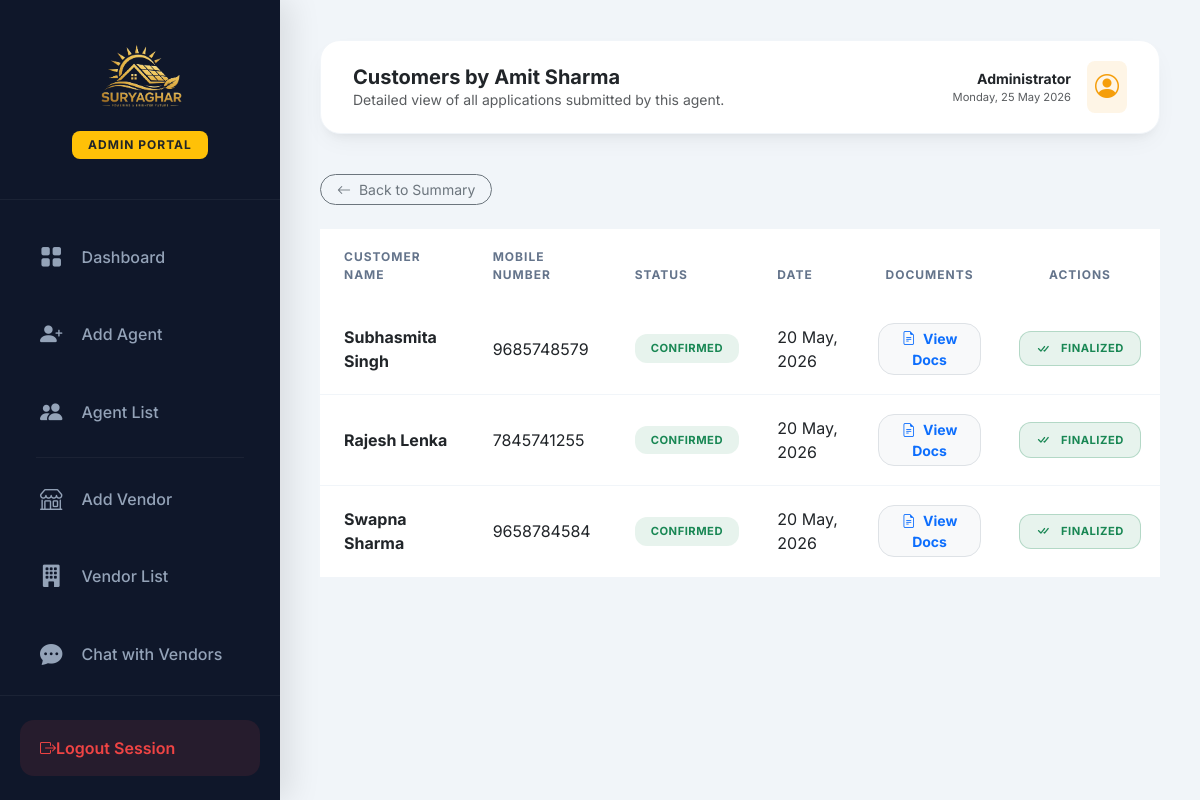
Before: /admin-agent-customers/6/ (signed in) with the older database file.
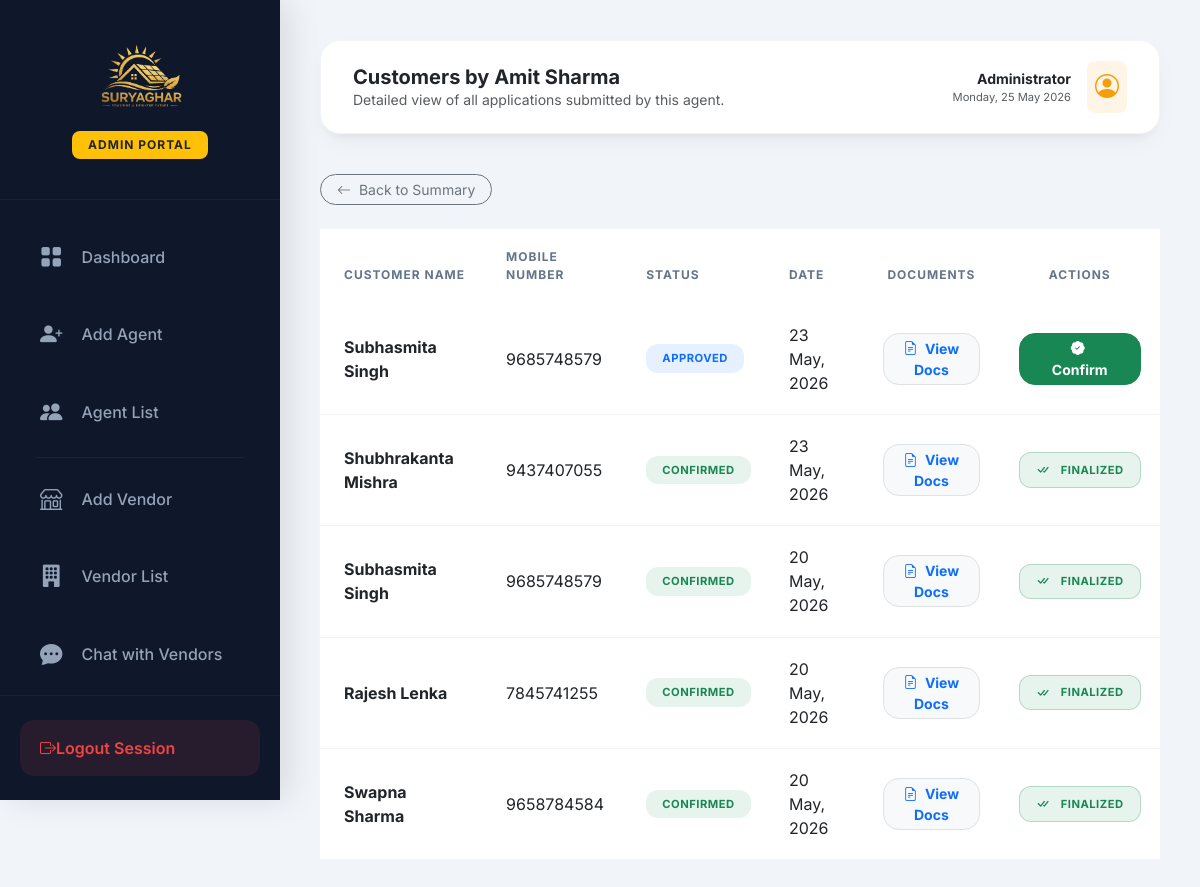
After: the same page with the newer database file.
### app/models.py (models this page shows, shortened)
class Customer(models.Model):
    STATUS_CHOICES = [
        ('Pending', 'Pending'),
        ('Approved', 'Approved'),
        ('Confirmed', 'Confirmed'),
        ('Rejected', 'Rejected'),
    ]
    VENDOR_STATUS_CHOICES = [
        ('Pending', 'Pending'),
        ('Approve', 'Approve'),
        ('Complete', 'Complete'),
        ('Hold', 'Hold'),
    ]
    agent = models.ForeignKey(Agent, on_delete=models.CASCADE, related_name='customers')
    customer_name = models.CharField(max_length=200)
    aadhaar_card = models.FileField(upload_to='customers/aadhaar/')
    pan_card = models.FileField(upload_to='customers/pan/')
    electricity_bill = models.FileField(upload_to='customers/bills/')
    bank_document = models.FileField(upload_to='customers/bank/')
    roof_photo = models.FileField(upload_to='customers/roof/')
    meter_photo = models.FileField(upload_to='customers/meter/')
    passport_photo = models.FileField(upload_to='customers/photos/')
    ownership_proof = models.FileField(upload_to='customers/ownership/')
    vendor_quotation = models.FileField(upload_to='customers/quotations/')
    mobile_number = models.CharField(max_length=15)
    address = models.TextField()
    status = models.CharField(max_length=20, choices=STATUS_CHOICES, default='Pending')
    remark = models.TextField(null=True, blank=True)
    vendor = models.ForeignKey('Vendor', on_delete=models.SET_NULL, null=True, blank=True, related_name='assigned_customers')
    vendor_remark = models.TextField(null=True, blank=True)
    assigned_to_vendor_at = models.DateTimeField(null=True, blank=True)
    vendor_status = models.CharField(max_length=20, choices=VENDOR_STATUS_CHOICES, default='Pending')
    vendor_status_remark = models.TextField(null=True, blank=True)
    vendor_status_updated_at = models.DateTimeField(null=True, blank=True)
    created_at = models.DateTimeField(auto_now_add=True)

### app/views.py (the view)
# urls.py: path('admin-agent-customers/<int:agent_id>/', views.admin_agent_customers, name='admin_agent_customers'), # List of customers for a specific agent
def admin_agent_customers(request, agent_id):
    if not request.user.is_authenticated or not request.user.is_staff:
        return redirect('admin_login')
    agent = get_object_or_404(Agent, id=agent_id)
    customers = Customer.objects.filter(agent=agent).order_by('-created_at')
    return render(request, 'admin/admin_agent_customers.html', {'agent': agent, 'customers': customers})

### app/templates/admin/admin_agent_customers.html (shortened to what the changed rows need)
{% extends 'admin/admin_dashboard.html' %}
{% load static %}
{% block dashboard_content %}
<div class="modern-table-container">
    <div class="table-responsive">
        <table class="table modern-table mb-0">
        <thead>
            <tr>
                <th class="ps-4">Customer Name</th>
                <th>Mobile Number</th>
                <th>Status</th>
                <th>Date</th>
                <th class="text-center">Documents</th>
                <th class="text-center">Actions</th>
            </tr>
        </thead>
        <tbody>
            {% for customer in customers %}
            <tr>
                <td class="ps-4">
                    <div class="fw-bold text-dark">{{ customer.customer_name }}</div>
                </td>
                <td>{{ customer.mobile_number }}</td>
                <td>
                    {% if customer.status == 'Pending' %}
                        <span class="badge-modern bg-warning bg-opacity-10 text-dark">Pending</span>
                    {% elif customer.status == 'Approved' %}
                        <span class="badge-modern bg-primary bg-opacity-10 text-primary">Approved</span>
                    {% elif customer.status == 'Confirmed' %}
                        <span class="badge-modern bg-success bg-opacity-10 text-success">Confirmed</span>
                    {% elif customer.status == 'Rejected' %}
                        <span class="badge-modern bg-danger bg-opacity-10 text-danger">Rejected</span>
                    {% endif %}
                </td>
                <td>{{ customer.created_at|date:"d M, Y" }}</td>
                <td class="text-center">
                    <a href="{% url 'customer_details' customer.id %}" class="btn btn-sm btn-light border rounded-4 px-3 text-primary fw-bold">
                        <i class="bi bi-file-earmark-text me-1"></i> View Docs
                    </a>
                </td>
                <td class="text-center">
                    <div class="d-flex gap-2 justify-content-center">
                        {% if customer.status == 'Pending' %}
                            <button type="button" class="btn btn-sm btn-primary rounded-4 px-3 fw-bold" onclick="confirmCustomerStatus('{{ customer.id }}', 'Approved', 'Approve this customer?')">
                                <i class="bi bi-check-lg me-1"></i>Approve
                            </button>
                            <button type="button" class="btn btn-sm btn-danger rounded-4 px-3 fw-bold" data-bs-toggle="modal" data-bs-target="#rejectModal{{ customer.id }}">
                                <i class="bi bi-x-lg me-1"></i>Reject
                            </button>
                        {% elif customer.status == 'Approved' %}
                            <button type="button" class="btn btn-sm btn-success rounded-4 px-4 fw-bold" onclick="confirmCustomerStatus('{{ customer.id }}', 'Confirmed', 'Confirm installation for this customer?')">
                                <i class="bi bi-patch-check-fill me-1"></i>Confirm
                            </button>
                        {% elif customer.status == 'Confirmed' %}
                            <span class="badge-modern bg-success bg-opacity-10 text-success border border-success border-opacity-25 px-3">
                                <i class="bi bi-check-all me-1"></i>Finalized
                            </span>
                        {% elif customer.status == 'Rejected' %}
                            <span class="badge-modern bg-danger bg-opacity-10 text-danger border border-danger border-opacity-25 px-3">
                                <i class="bi bi-x-circle me-1"></i>Rejected
                            </span>
                        {% endif %}
                    </div>
                </td>
            </tr>
            {% empty %}
            <tr>
                <td colspan="6" class="text-center py-5 text-muted">No customers found for this agent.</td>
            </tr>
            {% endfor %}
        </tbody>
    </table>
    </div>
</div>
{% endblock %}

Changed rows visible on the page:
added Customer: customer_name "Subhasmita Singh", mobile_number "9685748579", status "APPROVED", created_at "23 May, 2026"
added Customer: customer_name "Shubhrakanta Mishra", mobile_number "9437407055", status "CONFIRMED", created_at "23 May, 2026"
